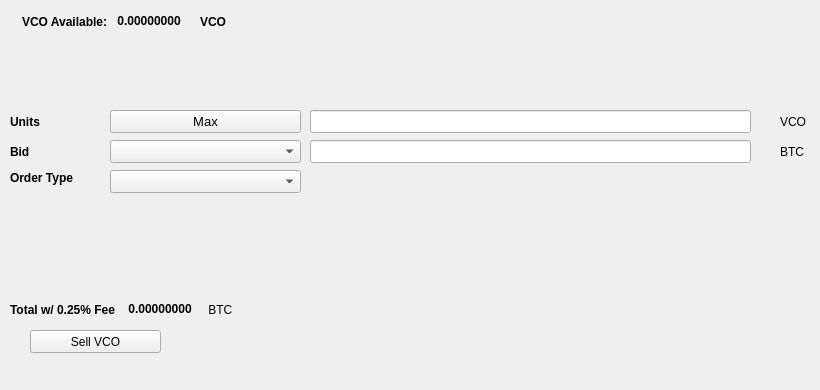
   <widget class="QWidget" name="SellTab">
    <attribute name="title">
     <string>Sell</string>
    </attribute>
    <widget class="QLabel" name="label_16">
     <property name="geometry">
      <rect>
       <x>780</x>
       <y>140</y>
       <width>31</width>
       <height>23</height>
      </rect>
     </property>
     <property name="text">
      <string>BTC</string>
     </property>
    </widget>
    <widget class="QComboBox" name="SellBidcomboBox">
     <property name="geometry">
      <rect>
       <x>110</x>
       <y>140</y>
       <width>191</width>
       <height>23</height>
      </rect>
     </property>
     <property name="font">
      <font>
       <pointsize>10</pointsize>
      </font>
     </property>
    </widget>
    <widget class="QLabel" name="label_18">
     <property name="geometry">
      <rect>
       <x>10</x>
       <y>110</y>
       <width>46</width>
       <height>23</height>
      </rect>
     </property>
     <property name="font">
      <font>
       <weight>75</weight>
       <bold>true</bold>
      </font>
     </property>
     <property name="text">
      <string>Units</string>
     </property>
    </widget>
    <widget class="QPushButton" name="Sell_Max_Amount">
     <property name="geometry">
      <rect>
       <x>110</x>
       <y>110</y>
       <width>191</width>
       <height>23</height>
      </rect>
     </property>
     <property name="font">
      <font>
       <pointsize>10</pointsize>
      </font>
     </property>
     <property name="text">
      <string>Max</string>
     </property>
    </widget>
    <widget class="QLabel" name="label_20">
     <property name="geometry">
      <rect>
       <x>10</x>
       <y>170</y>
       <width>91</width>
       <height>16</height>
      </rect>
     </property>
     <property name="font">
      <font>
       <weight>75</weight>
       <bold>true</bold>
      </font>
     </property>
     <property name="text">
      <string>Order Type</string>
     </property>
    </widget>
    <widget class="QComboBox" name="SellOrdertypeCombo">
     <property name="geometry">
      <rect>
       <x>110</x>
       <y>170</y>
       <width>191</width>
       <height>23</height>
      </rect>
     </property>
     <property name="font">
      <font>
       <pointsize>10</pointsize>
      </font>
     </property>
    </widget>
    <widget class="QLabel" name="label_21">
     <property name="geometry">
      <rect>
       <x>10</x>
       <y>140</y>
       <width>46</width>
       <height>23</height>
      </rect>
     </property>
     <property name="font">
      <font>
       <weight>75</weight>
       <bold>true</bold>
      </font>
     </property>
     <property name="text">
      <string>Bid</string>
     </property>
    </widget>
    <widget class="QLabel" name="label_22">
     <property name="geometry">
      <rect>
       <x>780</x>
       <y>110</y>
       <width>31</width>
       <height>23</height>
      </rect>
     </property>
     <property name="text">
      <string>VCO</string>
     </property>
    </widget>
    <widget class="QLineEdit" name="UnitsInputVCO">
     <property name="geometry">
      <rect>
       <x>310</x>
       <y>110</y>
       <width>441</width>
       <height>23</height>
      </rect>
     </property>
     <property name="font">
      <font>
       <pointsize>9</pointsize>
       <weight>75</weight>
       <bold>true</bold>
      </font>
     </property>
    </widget>
    <widget class="QLineEdit" name="SellBidPriceEdit">
     <property name="geometry">
      <rect>
       <x>310</x>
       <y>140</y>
       <width>441</width>
       <height>23</height>
      </rect>
     </property>
     <property name="font">
      <font>
       <pointsize>9</pointsize>
       <weight>75</weight>
       <bold>true</bold>
      </font>
     </property>
    </widget>
    <widget class="QPushButton" name="SellVCOBTN">
     <property name="geometry">
      <rect>
       <x>30</x>
       <y>330</y>
       <width>131</width>
       <height>23</height>
      </rect>
     </property>
     <property name="text">
      <string>Sell VCO</string>
     </property>
     <property name="icon">
      <iconset resource="../vouchercoin">
       <normaloff>:/icons/bitcoin</normaloff>:/icons/bitcoin</iconset>
     </property>
    </widget>
    <widget class="QWidget" name="layoutWidget3">
     <property name="geometry">
      <rect>
       <x>22</x>
       <y>12</y>
       <width>258</width>
       <height>19</height>
      </rect>
     </property>
     <layout class="QHBoxLayout" name="horizontalLayout">
      <item>
       <widget class="QLabel" name="label232_2">
        <property name="font">
         <font>
          <weight>75</weight>
          <bold>true</bold>
         </font>
        </property>
        <property name="text">
         <string>VCO Available:</string>
        </property>
       </widget>
      </item>
      <item>
       <widget class="QLabel" name="VCOAvailableLabel">
        <property name="palette">
         <palette>
          <active>
           <colorrole role="WindowText">
            <brush brushstyle="SolidPattern">
             <color alpha="255">
              <red>0</red>
              <green>0</green>
              <blue>0</blue>
             </color>
            </brush>
           </colorrole>
           <colorrole role="Button">
            <brush brushstyle="SolidPattern">
             <color alpha="255">
              <red>0</red>
              <green>170</green>
              <blue>0</blue>
             </color>
            </brush>
           </colorrole>
           <colorrole role="Light">
            <brush brushstyle="SolidPattern">
             <color alpha="255">
              <red>0</red>
              <green>255</green>
              <blue>0</blue>
             </color>
            </brush>
           </colorrole>
           <colorrole role="Midlight">
            <brush brushstyle="SolidPattern">
             <color alpha="255">
              <red>0</red>
              <green>212</green>
              <blue>0</blue>
             </color>
            </brush>
           </colorrole>
           <colorrole role="Dark">
            <brush brushstyle="SolidPattern">
             <color alpha="255">
              <red>0</red>
              <green>85</green>
              <blue>0</blue>
             </color>
            </brush>
           </colorrole>
           <colorrole role="Mid">
            <brush brushstyle="SolidPattern">
             <color alpha="255">
              <red>0</red>
              <green>113</green>
              <blue>0</blue>
             </color>
            </brush>
           </colorrole>
           <colorrole role="Text">
            <brush brushstyle="SolidPattern">
             <color alpha="255">
              <red>0</red>
              <green>170</green>
              <blue>0</blue>
             </color>
            </brush>
           </colorrole>
           <colorrole role="BrightText">
            <brush brushstyle="SolidPattern">
             <color alpha="255">
              <red>255</red>
              <green>255</green>
              <blue>255</blue>
             </color>
            </brush>
           </colorrole>
           <colorrole role="ButtonText">
            <brush brushstyle="SolidPattern">
             <color alpha="255">
              <red>0</red>
              <green>0</green>
              <blue>0</blue>
             </color>
            </brush>
           </colorrole>
           <colorrole role="Base">
            <brush brushstyle="SolidPattern">
             <color alpha="255">
              <red>255</red>
              <green>255</green>
              <blue>255</blue>
             </color>
            </brush>
           </colorrole>
           <colorrole role="Window">
            <brush brushstyle="SolidPattern">
             <color alpha="255">
              <red>0</red>
              <green>170</green>
              <blue>0</blue>
             </color>
            </brush>
           </colorrole>
           <colorrole role="Shadow">
            <brush brushstyle="SolidPattern">
             <color alpha="255">
              <red>0</red>
              <green>0</green>
              <blue>0</blue>
             </color>
            </brush>
           </colorrole>
           <colorrole role="AlternateBase">
            <brush brushstyle="SolidPattern">
             <color alpha="255">
              <red>127</red>
              <green>212</green>
              <blue>127</blue>
             </color>
            </brush>
           </colorrole>
           <colorrole role="ToolTipBase">
            <brush brushstyle="SolidPattern">
             <color alpha="255">
              <red>255</red>
              <green>255</green>
              <blue>220</blue>
             </color>
            </brush>
           </colorrole>
           <colorrole role="ToolTipText">
            <brush brushstyle="SolidPattern">
             <color alpha="255">
              <red>0</red>
              <green>0</green>
              <blue>0</blue>
             </color>
            </brush>
           </colorrole>
          </active>
          <inactive>
           <colorrole role="WindowText">
            <brush brushstyle="SolidPattern">
             <color alpha="255">
              <red>0</red>
              <green>0</green>
              <blue>0</blue>
             </color>
            </brush>
           </colorrole>
           <colorrole role="Button">
            <brush brushstyle="SolidPattern">
             <color alpha="255">
              <red>0</red>
              <green>170</green>
              <blue>0</blue>
             </color>
            </brush>
           </colorrole>
           <colorrole role="Light">
            <brush brushstyle="SolidPattern">
             <color alpha="255">
              <red>0</red>
              <green>255</green>
              <blue>0</blue>
             </color>
            </brush>
           </colorrole>
           <colorrole role="Midlight">
            <brush brushstyle="SolidPattern">
             <color alpha="255">
              <red>0</red>
              <green>212</green>
              <blue>0</blue>
             </color>
            </brush>
           </colorrole>
           <colorrole role="Dark">
            <brush brushstyle="SolidPattern">
             <color alpha="255">
              <red>0</red>
              <green>85</green>
              <blue>0</blue>
             </color>
            </brush>
           </colorrole>
           <colorrole role="Mid">
            <brush brushstyle="SolidPattern">
             <color alpha="255">
              <red>0</red>
              <green>113</green>
              <blue>0</blue>
             </color>
            </brush>
           </colorrole>
           <colorrole role="Text">
            <brush brushstyle="SolidPattern">
             <color alpha="255">
              <red>0</red>
              <green>170</green>
              <blue>0</blue>
             </color>
            </brush>
           </colorrole>
           <colorrole role="BrightText">
            <brush brushstyle="SolidPattern">
             <color alpha="255">
              <red>255</red>
              <green>255</green>
              <blue>255</blue>
             </color>
            </brush>
           </colorrole>
           <colorrole role="ButtonText">
            <brush brushstyle="SolidPattern">
             <color alpha="255">
              <red>0</red>
              <green>0</green>
              <blue>0</blue>
             </color>
            </brush>
           </colorrole>
           <colorrole role="Base">
            <brush brushstyle="SolidPattern">
             <color alpha="255">
              <red>255</red>
              <green>255</green>
              <blue>255</blue>
             </color>
            </brush>
           </colorrole>
           <colorrole role="Window">
            <brush brushstyle="SolidPattern">
             <color alpha="255">
              <red>0</red>
              <green>170</green>
              <blue>0</blue>
             </color>
            </brush>
           </colorrole>
           <colorrole role="Shadow">
            <brush brushstyle="SolidPattern">
             <color alpha="255">
              <red>0</red>
              <green>0</green>
              <blue>0</blue>
             </color>
            </brush>
           </colorrole>
           <colorrole role="AlternateBase">
            <brush brushstyle="SolidPattern">
             <color alpha="255">
              <red>127</red>
              <green>212</green>
              <blue>127</blue>
             </color>
            </brush>
           </colorrole>
           <colorrole role="ToolTipBase">
            <brush brushstyle="SolidPattern">
             <color alpha="255">
              <red>255</red>
              <green>255</green>
              <blue>220</blue>
             </color>
            </brush>
           </colorrole>
           <colorrole role="ToolTipText">
            <brush brushstyle="SolidPattern">
             <color alpha="255">
              <red>0</red>
              <green>0</green>
              <blue>0</blue>
             </color>
            </brush>
           </colorrole>
          </inactive>
          <disabled>
           <colorrole role="WindowText">
            <brush brushstyle="SolidPattern">
             <color alpha="255">
              <red>0</red>
              <green>85</green>
              <blue>0</blue>
             </color>
            </brush>
           </colorrole>
           <colorrole role="Button">
            <brush brushstyle="SolidPattern">
             <color alpha="255">
              <red>0</red>
              <green>170</green>
              <blue>0</blue>
             </color>
            </brush>
           </colorrole>
           <colorrole role="Light">
            <brush brushstyle="SolidPattern">
             <color alpha="255">
              <red>0</red>
              <green>255</green>
              <blue>0</blue>
             </color>
            </brush>
           </colorrole>
           <colorrole role="Midlight">
            <brush brushstyle="SolidPattern">
             <color alpha="255">
              <red>0</red>
              <green>212</green>
              <blue>0</blue>
             </color>
            </brush>
           </colorrole>
           <colorrole role="Dark">
            <brush brushstyle="SolidPattern">
             <color alpha="255">
              <red>0</red>
              <green>85</green>
              <blue>0</blue>
             </color>
            </brush>
           </colorrole>
           <colorrole role="Mid">
            <brush brushstyle="SolidPattern">
             <color alpha="255">
              <red>0</red>
              <green>113</green>
              <blue>0</blue>
             </color>
            </brush>
           </colorrole>
           <colorrole role="Text">
            <brush brushstyle="SolidPattern">
             <color alpha="255">
              <red>0</red>
              <green>85</green>
              <blue>0</blue>
             </color>
            </brush>
           </colorrole>
           <colorrole role="BrightText">
            <brush brushstyle="SolidPattern">
             <color alpha="255">
              <red>255</red>
              <green>255</green>
              <blue>255</blue>
             </color>
            </brush>
           </colorrole>
           <colorrole role="ButtonText">
            <brush brushstyle="SolidPattern">
             <color alpha="255">
              <red>0</red>
              <green>85</green>
              <blue>0</blue>
             </color>
            </brush>
           </colorrole>
           <colorrole role="Base">
            <brush brushstyle="SolidPattern">
             <color alpha="255">
              <red>0</red>
              <green>170</green>
              <blue>0</blue>
             </color>
            </brush>
           </colorrole>
           <colorrole role="Window">
            <brush brushstyle="SolidPattern">
             <color alpha="255">
              <red>0</red>
              <green>170</green>
              <blue>0</blue>
             </color>
            </brush>
           </colorrole>
           <colorrole role="Shadow">
            <brush brushstyle="SolidPattern">
             <color alpha="255">
              <red>0</red>
              <green>0</green>
              <blue>0</blue>
             </color>
            </brush>
           </colorrole>
           <colorrole role="AlternateBase">
            <brush brushstyle="SolidPattern">
             <color alpha="255">
              <red>0</red>
              <green>170</green>
              <blue>0</blue>
             </color>
            </brush>
           </colorrole>
           <colorrole role="ToolTipBase">
            <brush brushstyle="SolidPattern">
             <color alpha="255">
              <red>255</red>
              <green>255</green>
              <blue>220</blue>
             </color>
            </brush>
           </colorrole>
           <colorrole role="ToolTipText">
            <brush brushstyle="SolidPattern">
             <color alpha="255">
              <red>0</red>
              <green>0</green>
              <blue>0</blue>
             </color>
            </brush>
           </colorrole>
          </disabled>
         </palette>
        </property>
        <property name="font">
         <font>
          <weight>75</weight>
          <bold>true</bold>
         </font>
        </property>
        <property name="text">
         <string> 0.00000000 </string>
        </property>
        <property name="textInteractionFlags">
         <set>Qt::LinksAccessibleByMouse|Qt::TextSelectableByKeyboard|Qt::TextSelectableByMouse</set>
        </property>
       </widget>
      </item>
      <item>
       <widget class="QLabel" name="labelVCO">
        <property name="font">
         <font>
          <weight>75</weight>
          <bold>true</bold>
         </font>
        </property>
        <property name="text">
         <string>VCO</string>
        </property>
       </widget>
      </item>
     </layout>
    </widget>
    <widget class="QWidget" name="layoutWidget">
     <property name="geometry">
      <rect>
       <x>10</x>
       <y>300</y>
       <width>268</width>
       <height>19</height>
      </rect>
     </property>
     <layout class="QHBoxLayout" name="horizontalLayout_2">
      <item>
       <widget class="QLabel" name="label_19">
        <property name="font">
         <font>
          <weight>75</weight>
          <bold>true</bold>
         </font>
        </property>
        <property name="text">
         <string>Total w/ 0.25% Fee </string>
        </property>
       </widget>
      </item>
      <item>
       <widget class="QLabel" name="SellCostLabel">
        <property name="palette">
         <palette>
          <active>
           <colorrole role="WindowText">
            <brush brushstyle="SolidPattern">
             <color alpha="255">
              <red>0</red>
              <green>0</green>
              <blue>0</blue>
             </color>
            </brush>
           </colorrole>
           <colorrole role="Button">
            <brush brushstyle="SolidPattern">
             <color alpha="255">
              <red>0</red>
              <green>170</green>
              <blue>0</blue>
             </color>
            </brush>
           </colorrole>
           <colorrole role="Light">
            <brush brushstyle="SolidPattern">
             <color alpha="255">
              <red>0</red>
              <green>255</green>
              <blue>0</blue>
             </color>
            </brush>
           </colorrole>
           <colorrole role="Midlight">
            <brush brushstyle="SolidPattern">
             <color alpha="255">
              <red>0</red>
              <green>212</green>
              <blue>0</blue>
             </color>
            </brush>
           </colorrole>
           <colorrole role="Dark">
            <brush brushstyle="SolidPattern">
             <color alpha="255">
              <red>0</red>
              <green>85</green>
              <blue>0</blue>
             </color>
            </brush>
           </colorrole>
           <colorrole role="Mid">
            <brush brushstyle="SolidPattern">
             <color alpha="255">
              <red>0</red>
              <green>113</green>
              <blue>0</blue>
             </color>
            </brush>
           </colorrole>
           <colorrole role="Text">
            <brush brushstyle="SolidPattern">
             <color alpha="255">
              <red>0</red>
              <green>170</green>
              <blue>0</blue>
             </color>
            </brush>
           </colorrole>
           <colorrole role="BrightText">
            <brush brushstyle="SolidPattern">
             <color alpha="255">
              <red>255</red>
              <green>255</green>
              <blue>255</blue>
             </color>
            </brush>
           </colorrole>
           <colorrole role="ButtonText">
            <brush brushstyle="SolidPattern">
             <color alpha="255">
              <red>0</red>
              <green>0</green>
              <blue>0</blue>
             </color>
            </brush>
           </colorrole>
           <colorrole role="Base">
            <brush brushstyle="SolidPattern">
             <color alpha="255">
              <red>255</red>
              <green>255</green>
              <blue>255</blue>
             </color>
            </brush>
           </colorrole>
           <colorrole role="Window">
            <brush brushstyle="SolidPattern">
             <color alpha="255">
              <red>0</red>
              <green>170</green>
              <blue>0</blue>
             </color>
            </brush>
           </colorrole>
           <colorrole role="Shadow">
            <brush brushstyle="SolidPattern">
             <color alpha="255">
              <red>0</red>
              <green>0</green>
              <blue>0</blue>
             </color>
            </brush>
           </colorrole>
           <colorrole role="AlternateBase">
            <brush brushstyle="SolidPattern">
             <color alpha="255">
              <red>127</red>
              <green>212</green>
              <blue>127</blue>
             </color>
            </brush>
           </colorrole>
           <colorrole role="ToolTipBase">
            <brush brushstyle="SolidPattern">
             <color alpha="255">
              <red>255</red>
              <green>255</green>
              <blue>220</blue>
             </color>
            </brush>
           </colorrole>
           <colorrole role="ToolTipText">
            <brush brushstyle="SolidPattern">
             <color alpha="255">
              <red>0</red>
              <green>0</green>
              <blue>0</blue>
             </color>
            </brush>
           </colorrole>
          </active>
          <inactive>
           <colorrole role="WindowText">
            <brush brushstyle="SolidPattern">
             <color alpha="255">
              <red>0</red>
              <green>0</green>
              <blue>0</blue>
             </color>
            </brush>
           </colorrole>
           <colorrole role="Button">
            <brush brushstyle="SolidPattern">
             <color alpha="255">
              <red>0</red>
              <green>170</green>
              <blue>0</blue>
             </color>
            </brush>
           </colorrole>
           <colorrole role="Light">
            <brush brushstyle="SolidPattern">
             <color alpha="255">
              <red>0</red>
              <green>255</green>
              <blue>0</blue>
             </color>
            </brush>
           </colorrole>
           <colorrole role="Midlight">
            <brush brushstyle="SolidPattern">
             <color alpha="255">
              <red>0</red>
              <green>212</green>
              <blue>0</blue>
             </color>
            </brush>
           </colorrole>
           <colorrole role="Dark">
            <brush brushstyle="SolidPattern">
             <color alpha="255">
              <red>0</red>
              <green>85</green>
              <blue>0</blue>
             </color>
            </brush>
           </colorrole>
           <colorrole role="Mid">
            <brush brushstyle="SolidPattern">
             <color alpha="255">
              <red>0</red>
              <green>113</green>
              <blue>0</blue>
             </color>
            </brush>
           </colorrole>
           <colorrole role="Text">
            <brush brushstyle="SolidPattern">
             <color alpha="255">
              <red>0</red>
              <green>170</green>
              <blue>0</blue>
             </color>
            </brush>
           </colorrole>
           <colorrole role="BrightText">
            <brush brushstyle="SolidPattern">
             <color alpha="255">
              <red>255</red>
              <green>255</green>
              <blue>255</blue>
             </color>
            </brush>
           </colorrole>
           <colorrole role="ButtonText">
            <brush brushstyle="SolidPattern">
             <color alpha="255">
              <red>0</red>
              <green>0</green>
              <blue>0</blue>
             </color>
            </brush>
           </colorrole>
           <colorrole role="Base">
            <brush brushstyle="SolidPattern">
             <color alpha="255">
              <red>255</red>
              <green>255</green>
              <blue>255</blue>
             </color>
            </brush>
           </colorrole>
           <colorrole role="Window">
            <brush brushstyle="SolidPattern">
             <color alpha="255">
              <red>0</red>
              <green>170</green>
              <blue>0</blue>
             </color>
            </brush>
           </colorrole>
           <colorrole role="Shadow">
            <brush brushstyle="SolidPattern">
             <color alpha="255">
              <red>0</red>
              <green>0</green>
              <blue>0</blue>
             </color>
            </brush>
           </colorrole>
           <colorrole role="AlternateBase">
            <brush brushstyle="SolidPattern">
             <color alpha="255">
              <red>127</red>
              <green>212</green>
              <blue>127</blue>
             </color>
            </brush>
           </colorrole>
           <colorrole role="ToolTipBase">
            <brush brushstyle="SolidPattern">
             <color alpha="255">
              <red>255</red>
              <green>255</green>
              <blue>220</blue>
             </color>
            </brush>
           </colorrole>
           <colorrole role="ToolTipText">
            <brush brushstyle="SolidPattern">
             <color alpha="255">
              <red>0</red>
              <green>0</green>
              <blue>0</blue>
             </color>
            </brush>
           </colorrole>
          </inactive>
          <disabled>
           <colorrole role="WindowText">
            <brush brushstyle="SolidPattern">
             <color alpha="255">
              <red>0</red>
              <green>85</green>
              <blue>0</blue>
             </color>
            </brush>
           </colorrole>
           <colorrole role="Button">
            <brush brushstyle="SolidPattern">
             <color alpha="255">
              <red>0</red>
              <green>170</green>
              <blue>0</blue>
             </color>
            </brush>
           </colorrole>
           <colorrole role="Light">
            <brush brushstyle="SolidPattern">
             <color alpha="255">
              <red>0</red>
              <green>255</green>
              <blue>0</blue>
             </color>
            </brush>
           </colorrole>
           <colorrole role="Midlight">
            <brush brushstyle="SolidPattern">
             <color alpha="255">
              <red>0</red>
              <green>212</green>
              <blue>0</blue>
             </color>
            </brush>
           </colorrole>
           <colorrole role="Dark">
            <brush brushstyle="SolidPattern">
             <color alpha="255">
              <red>0</red>
              <green>85</green>
              <blue>0</blue>
             </color>
            </brush>
           </colorrole>
           <colorrole role="Mid">
            <brush brushstyle="SolidPattern">
             <color alpha="255">
              <red>0</red>
              <green>113</green>
              <blue>0</blue>
             </color>
            </brush>
           </colorrole>
           <colorrole role="Text">
            <brush brushstyle="SolidPattern">
             <color alpha="255">
              <red>0</red>
              <green>85</green>
              <blue>0</blue>
             </color>
            </brush>
           </colorrole>
           <colorrole role="BrightText">
            <brush brushstyle="SolidPattern">
             <color alpha="255">
              <red>255</red>
              <green>255</green>
              <blue>255</blue>
             </color>
            </brush>
           </colorrole>
           <colorrole role="ButtonText">
            <brush brushstyle="SolidPattern">
             <color alpha="255">
              <red>0</red>
              <green>85</green>
              <blue>0</blue>
             </color>
            </brush>
           </colorrole>
           <colorrole role="Base">
            <brush brushstyle="SolidPattern">
             <color alpha="255">
              <red>0</red>
              <green>170</green>
              <blue>0</blue>
             </color>
            </brush>
           </colorrole>
           <colorrole role="Window">
            <brush brushstyle="SolidPattern">
             <color alpha="255">
              <red>0</red>
              <green>170</green>
              <blue>0</blue>
             </color>
            </brush>
           </colorrole>
           <colorrole role="Shadow">
            <brush brushstyle="SolidPattern">
             <color alpha="255">
              <red>0</red>
              <green>0</green>
              <blue>0</blue>
             </color>
            </brush>
           </colorrole>
           <colorrole role="AlternateBase">
            <brush brushstyle="SolidPattern">
             <color alpha="255">
              <red>0</red>
              <green>170</green>
              <blue>0</blue>
             </color>
            </brush>
           </colorrole>
           <colorrole role="ToolTipBase">
            <brush brushstyle="SolidPattern">
             <color alpha="255">
              <red>255</red>
              <green>255</green>
              <blue>220</blue>
             </color>
            </brush>
           </colorrole>
           <colorrole role="ToolTipText">
            <brush brushstyle="SolidPattern">
             <color alpha="255">
              <red>0</red>
              <green>0</green>
              <blue>0</blue>
             </color>
            </brush>
           </colorrole>
          </disabled>
         </palette>
        </property>
        <property name="font">
         <font>
          <weight>75</weight>
          <bold>true</bold>
         </font>
        </property>
        <property name="autoFillBackground">
         <bool>false</bool>
        </property>
        <property name="text">
         <string> 0.00000000</string>
        </property>
        <property name="textInteractionFlags">
         <set>Qt::LinksAccessibleByMouse|Qt::TextSelectableByMouse</set>
        </property>
       </widget>
      </item>
      <item>
       <widget class="QLabel" name="label_17">
        <property name="font">
         <font>
          <weight>50</weight>
          <bold>false</bold>
         </font>
        </property>
        <property name="text">
         <string> BTC</string>
        </property>
       </widget>
      </item>
     </layout>
    </widget>
    <widget class="QLabel" name="label_23">
     <property name="geometry">
      <rect>
       <x>460</x>
       <y>300</y>
       <width>281</width>
       <height>81</height>
      </rect>
     </property>
     <property name="text">
      <string/>
     </property>
     <property name="pixmap">
      <pixmap>:/images/bittrex</pixmap>
     </property>
    </widget>
   </widget>
